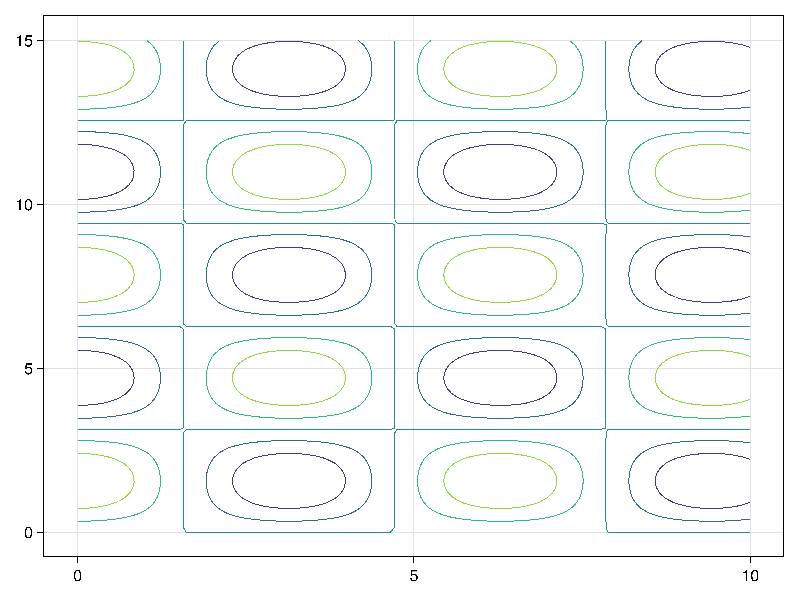

Reproduce this figure in Julia.
using TaichiMakie

f = Figure()
Axis(f[1, 1])

xs = LinRange(0, 10, 100)
ys = LinRange(0, 15, 100)
zs = [cos(x) * sin(y) for x in xs, y in ys]

contour!(xs, ys, zs)

save(joinpath(@__DIR__, "contour.png"), f)
